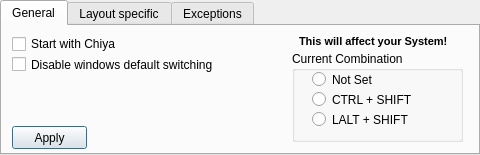
<?xml version="1.0" encoding="UTF-8"?>
<ui version="4.0">
 <class>LayoutControllerSettingsWindow</class>
 <widget class="QDialog" name="LayoutControllerSettingsWindow">
  <property name="geometry">
   <rect>
    <x>0</x>
    <y>0</y>
    <width>480</width>
    <height>155</height>
   </rect>
  </property>
  <property name="windowTitle">
   <string>Layout Controller Settings</string>
  </property>
  <widget class="QTabWidget" name="mainTabs">
   <property name="geometry">
    <rect>
     <x>0</x>
     <y>0</y>
     <width>480</width>
     <height>155</height>
    </rect>
   </property>
   <property name="currentIndex">
    <number>0</number>
   </property>
   <widget class="QWidget" name="general">
    <attribute name="title">
     <string>General</string>
    </attribute>
    <widget class="QCheckBox" name="gAutoStartCheckBoxLs">
     <property name="geometry">
      <rect>
       <x>10</x>
       <y>10</y>
       <width>211</width>
       <height>16</height>
      </rect>
     </property>
     <property name="toolTip">
      <string>Decides if the module will start with main program</string>
     </property>
     <property name="whatsThis">
      <string>&lt;html&gt;&lt;head/&gt;&lt;body&gt;&lt;p&gt;&lt;br/&gt;&lt;/p&gt;&lt;/body&gt;&lt;/html&gt;</string>
     </property>
     <property name="text">
      <string>Start with Chiya</string>
     </property>
    </widget>
    <widget class="QCheckBox" name="gChangeRegistryCheckBoxLs">
     <property name="geometry">
      <rect>
       <x>10</x>
       <y>30</y>
       <width>211</width>
       <height>17</height>
      </rect>
     </property>
     <property name="toolTip">
      <string>If this function is enabled, default windows switching will be disabled. Can be used only if Chiya is runned as administrator</string>
     </property>
     <property name="text">
      <string>Disable windows default switching</string>
     </property>
    </widget>
    <widget class="QPushButton" name="gApplyButtonLs">
     <property name="geometry">
      <rect>
       <x>10</x>
       <y>100</y>
       <width>75</width>
       <height>23</height>
      </rect>
     </property>
     <property name="text">
      <string>Apply</string>
     </property>
    </widget>
    <widget class="QGroupBox" name="gCurrectCombinationGroupBoxLs">
     <property name="geometry">
      <rect>
       <x>290</x>
       <y>25</y>
       <width>171</width>
       <height>91</height>
      </rect>
     </property>
     <property name="title">
      <string>Current Combination</string>
     </property>
     <widget class="QRadioButton" name="gNotSetButtonLs">
      <property name="geometry">
       <rect>
        <x>20</x>
        <y>20</y>
        <width>111</width>
        <height>17</height>
       </rect>
      </property>
      <property name="text">
       <string>Not Set</string>
      </property>
     </widget>
     <widget class="QRadioButton" name="gCtrlShiftButtonLs">
      <property name="geometry">
       <rect>
        <x>20</x>
        <y>40</y>
        <width>121</width>
        <height>17</height>
       </rect>
      </property>
      <property name="text">
       <string>CTRL + SHIFT</string>
      </property>
     </widget>
     <widget class="QRadioButton" name="gShiftAltButtonLs">
      <property name="geometry">
       <rect>
        <x>20</x>
        <y>60</y>
        <width>121</width>
        <height>17</height>
       </rect>
      </property>
      <property name="text">
       <string>LALT + SHIFT</string>
      </property>
     </widget>
    </widget>
    <widget class="QLabel" name="gWarningLs">
     <property name="geometry">
      <rect>
       <x>297</x>
       <y>5</y>
       <width>161</width>
       <height>21</height>
      </rect>
     </property>
     <property name="font">
      <font>
       <pointsize>8</pointsize>
       <weight>75</weight>
       <bold>true</bold>
      </font>
     </property>
     <property name="text">
      <string>This will affect your System!</string>
     </property>
     <property name="textFormat">
      <enum>Qt::RichText</enum>
     </property>
    </widget>
   </widget>
   <widget class="QWidget" name="layoutSpecific">
    <attribute name="title">
     <string>Layout specific</string>
    </attribute>
    <widget class="QCheckBox" name="lsActiveCheckBoxLs">
     <property name="geometry">
      <rect>
       <x>10</x>
       <y>90</y>
       <width>85</width>
       <height>23</height>
      </rect>
     </property>
     <property name="toolTip">
      <string>Decides if this layout can be choosed with default language switching</string>
     </property>
     <property name="text">
      <string>Skip</string>
     </property>
    </widget>
    <widget class="QLabel" name="lsShortcutSelectLabelLs">
     <property name="geometry">
      <rect>
       <x>180</x>
       <y>10</y>
       <width>165</width>
       <height>16</height>
      </rect>
     </property>
     <property name="text">
      <string>Switch to this keyboard layout</string>
     </property>
     <property name="alignment">
      <set>Qt::AlignCenter</set>
     </property>
    </widget>
    <widget class="QPushButton" name="lsShortcutActivateButtonLs">
     <property name="geometry">
      <rect>
       <x>10</x>
       <y>60</y>
       <width>165</width>
       <height>23</height>
      </rect>
     </property>
     <property name="text">
      <string>Set</string>
     </property>
    </widget>
    <widget class="QLineEdit" name="lsShortcutSelectLineEditLs">
     <property name="geometry">
      <rect>
       <x>180</x>
       <y>35</y>
       <width>165</width>
       <height>20</height>
      </rect>
     </property>
     <property name="toolTip">
      <string>Shortcut to direct switch to this layout</string>
     </property>
     <property name="readOnly">
      <bool>true</bool>
     </property>
     <property name="placeholderText">
      <string>No shortcut</string>
     </property>
    </widget>
    <widget class="QPushButton" name="lsApplyButtonLs">
     <property name="geometry">
      <rect>
       <x>262</x>
       <y>90</y>
       <width>83</width>
       <height>23</height>
      </rect>
     </property>
     <property name="text">
      <string>Apply</string>
     </property>
    </widget>
    <widget class="QLineEdit" name="lsShortcutActivateLineEditLs">
     <property name="geometry">
      <rect>
       <x>10</x>
       <y>35</y>
       <width>165</width>
       <height>20</height>
      </rect>
     </property>
     <property name="toolTip">
      <string>Shortcut for skip/not skip this layout</string>
     </property>
     <property name="text">
      <string/>
     </property>
     <property name="readOnly">
      <bool>true</bool>
     </property>
     <property name="placeholderText">
      <string>No shortcut</string>
     </property>
    </widget>
    <widget class="QPushButton" name="lsShortcutSelectButtonLs">
     <property name="geometry">
      <rect>
       <x>180</x>
       <y>60</y>
       <width>165</width>
       <height>23</height>
      </rect>
     </property>
     <property name="text">
      <string>Set</string>
     </property>
    </widget>
    <widget class="QListView" name="lsLayoutsListViewLs">
     <property name="geometry">
      <rect>
       <x>350</x>
       <y>9</y>
       <width>120</width>
       <height>101</height>
      </rect>
     </property>
     <property name="toolTip">
      <string>List of keyboard layouts in your system</string>
     </property>
    </widget>
    <widget class="QLabel" name="lsShortcutActivateLabelLs">
     <property name="geometry">
      <rect>
       <x>10</x>
       <y>10</y>
       <width>165</width>
       <height>16</height>
      </rect>
     </property>
     <property name="text">
      <string>Enable keboard layout</string>
     </property>
     <property name="alignment">
      <set>Qt::AlignCenter</set>
     </property>
    </widget>
   </widget>
   <widget class="QWidget" name="exceptions">
    <attribute name="title">
     <string>Exceptions</string>
    </attribute>
    <widget class="QPlainTextEdit" name="eExceptionsPlainTextEditLs">
     <property name="geometry">
      <rect>
       <x>10</x>
       <y>10</y>
       <width>200</width>
       <height>110</height>
      </rect>
     </property>
     <property name="toolTip">
      <string>List of exceptions. Exceptions are divided with space. Write here window names and not .exe</string>
     </property>
     <property name="plainText">
      <string/>
     </property>
     <property name="placeholderText">
      <string>Chiya Chrome Yurr</string>
     </property>
    </widget>
    <widget class="QCheckBox" name="eWhiteListCheckBoxLs">
     <property name="geometry">
      <rect>
       <x>220</x>
       <y>10</y>
       <width>70</width>
       <height>17</height>
      </rect>
     </property>
     <property name="toolTip">
      <string>If this is checked, Chiya will work only in apps in list</string>
     </property>
     <property name="text">
      <string>Whitelist</string>
     </property>
    </widget>
    <widget class="QPushButton" name="eApplyButtonLs">
     <property name="geometry">
      <rect>
       <x>220</x>
       <y>35</y>
       <width>75</width>
       <height>23</height>
      </rect>
     </property>
     <property name="text">
      <string>Apply</string>
     </property>
    </widget>
   </widget>
  </widget>
 </widget>
 <resources/>
 <connections/>
</ui>
